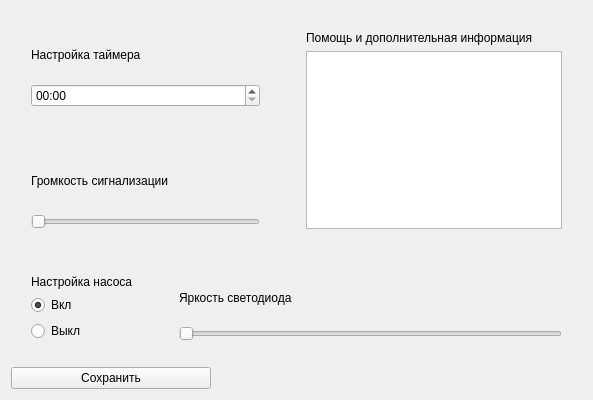
<?xml version="1.0" encoding="UTF-8"?>
<ui version="4.0">
 <class>Widget</class>
 <widget class="QWidget" name="Widget">
  <property name="geometry">
   <rect>
    <x>0</x>
    <y>0</y>
    <width>593</width>
    <height>400</height>
   </rect>
  </property>
  <property name="windowTitle">
   <string>Настройка сигнализации</string>
  </property>
  <layout class="QVBoxLayout" name="verticalLayout_7">
   <item>
    <layout class="QHBoxLayout" name="horizontalLayout">
     <item>
      <layout class="QVBoxLayout" name="verticalLayout_6">
       <item>
        <layout class="QVBoxLayout" name="verticalLayout_3">
         <property name="leftMargin">
          <number>20</number>
         </property>
         <property name="topMargin">
          <number>20</number>
         </property>
         <property name="rightMargin">
          <number>20</number>
         </property>
         <property name="bottomMargin">
          <number>20</number>
         </property>
         <item>
          <widget class="QLabel" name="label">
           <property name="text">
            <string>Настройка таймера</string>
           </property>
          </widget>
         </item>
         <item>
          <widget class="QTimeEdit" name="timeEdit">
           <property name="displayFormat">
            <string>hh:mm</string>
           </property>
          </widget>
         </item>
        </layout>
       </item>
       <item>
        <layout class="QVBoxLayout" name="verticalLayout">
         <property name="leftMargin">
          <number>20</number>
         </property>
         <property name="topMargin">
          <number>20</number>
         </property>
         <property name="rightMargin">
          <number>20</number>
         </property>
         <property name="bottomMargin">
          <number>20</number>
         </property>
         <item>
          <widget class="QLabel" name="label_2">
           <property name="text">
            <string>Громкость сигнализации</string>
           </property>
          </widget>
         </item>
         <item>
          <widget class="QSlider" name="soundSlider">
           <property name="orientation">
            <enum>Qt::Horizontal</enum>
           </property>
          </widget>
         </item>
        </layout>
       </item>
      </layout>
     </item>
     <item>
      <layout class="QVBoxLayout" name="verticalLayout_5">
       <property name="leftMargin">
        <number>20</number>
       </property>
       <property name="topMargin">
        <number>20</number>
       </property>
       <property name="rightMargin">
        <number>20</number>
       </property>
       <property name="bottomMargin">
        <number>20</number>
       </property>
       <item>
        <widget class="QLabel" name="label_5">
         <property name="text">
          <string>Помощь и дополнительная информация</string>
         </property>
         <property name="wordWrap">
          <bool>true</bool>
         </property>
        </widget>
       </item>
       <item>
        <widget class="QTextEdit" name="textEdit"/>
       </item>
      </layout>
     </item>
    </layout>
   </item>
   <item>
    <layout class="QHBoxLayout" name="horizontalLayout_2">
     <item>
      <layout class="QVBoxLayout" name="verticalLayout_4">
       <property name="leftMargin">
        <number>20</number>
       </property>
       <property name="topMargin">
        <number>20</number>
       </property>
       <property name="rightMargin">
        <number>20</number>
       </property>
       <property name="bottomMargin">
        <number>20</number>
       </property>
       <item>
        <widget class="QLabel" name="label_4">
         <property name="text">
          <string>Настройка насоса</string>
         </property>
        </widget>
       </item>
       <item>
        <widget class="QRadioButton" name="radioOn">
         <property name="text">
          <string>Вкл</string>
         </property>
         <property name="checked">
          <bool>true</bool>
         </property>
        </widget>
       </item>
       <item>
        <widget class="QRadioButton" name="radioOff">
         <property name="text">
          <string>Выкл</string>
         </property>
        </widget>
       </item>
      </layout>
     </item>
     <item>
      <layout class="QVBoxLayout" name="verticalLayout_2">
       <property name="leftMargin">
        <number>20</number>
       </property>
       <property name="topMargin">
        <number>20</number>
       </property>
       <property name="rightMargin">
        <number>20</number>
       </property>
       <property name="bottomMargin">
        <number>20</number>
       </property>
       <item>
        <widget class="QLabel" name="label_3">
         <property name="text">
          <string>Яркость светодиода</string>
         </property>
        </widget>
       </item>
       <item>
        <widget class="QSlider" name="brightnessSlider">
         <property name="orientation">
          <enum>Qt::Horizontal</enum>
         </property>
        </widget>
       </item>
      </layout>
     </item>
    </layout>
   </item>
   <item>
    <widget class="QPushButton" name="pbSave">
     <property name="maximumSize">
      <size>
       <width>200</width>
       <height>16777215</height>
      </size>
     </property>
     <property name="text">
      <string>Сохранить</string>
     </property>
    </widget>
   </item>
  </layout>
 </widget>
 <resources/>
 <connections/>
</ui>
